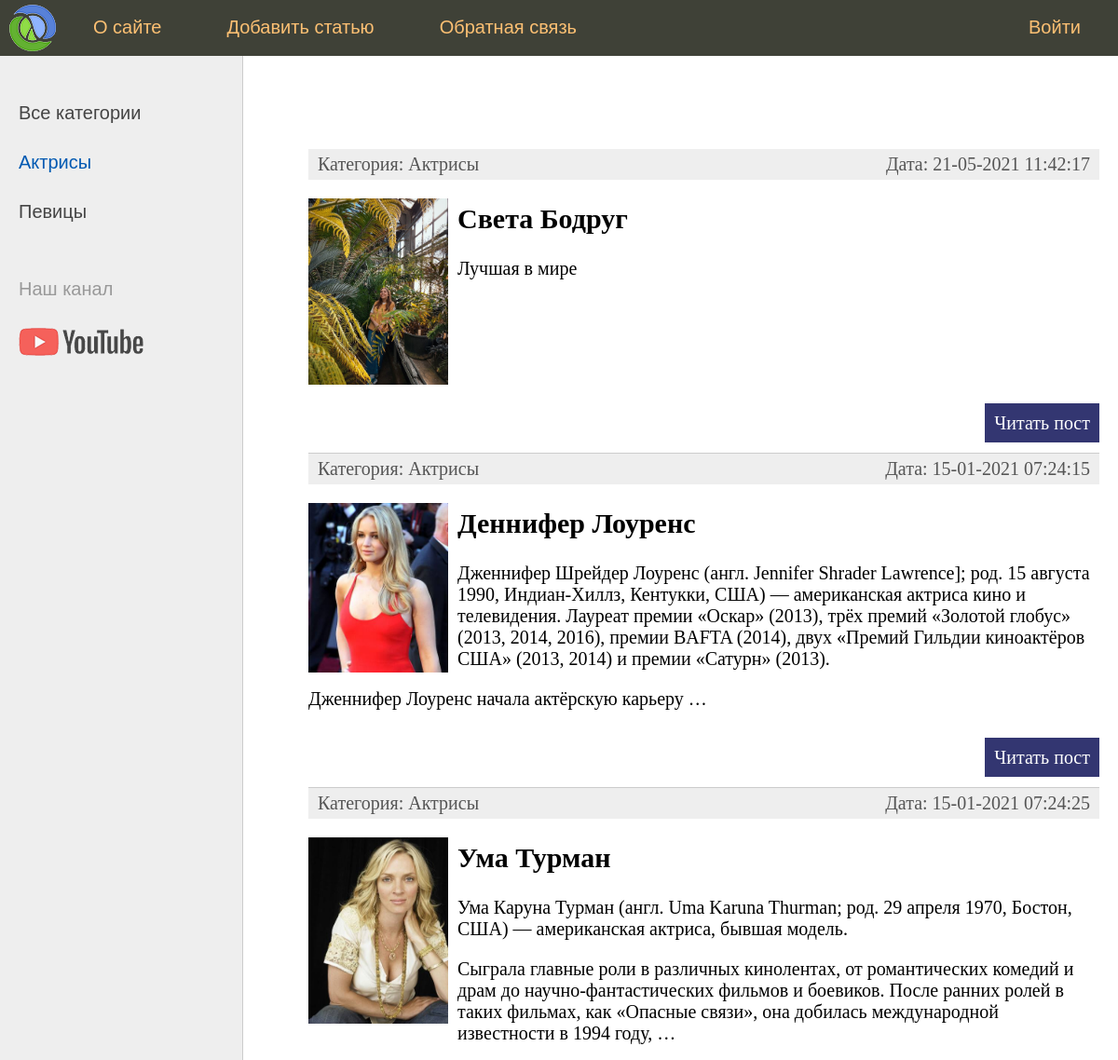
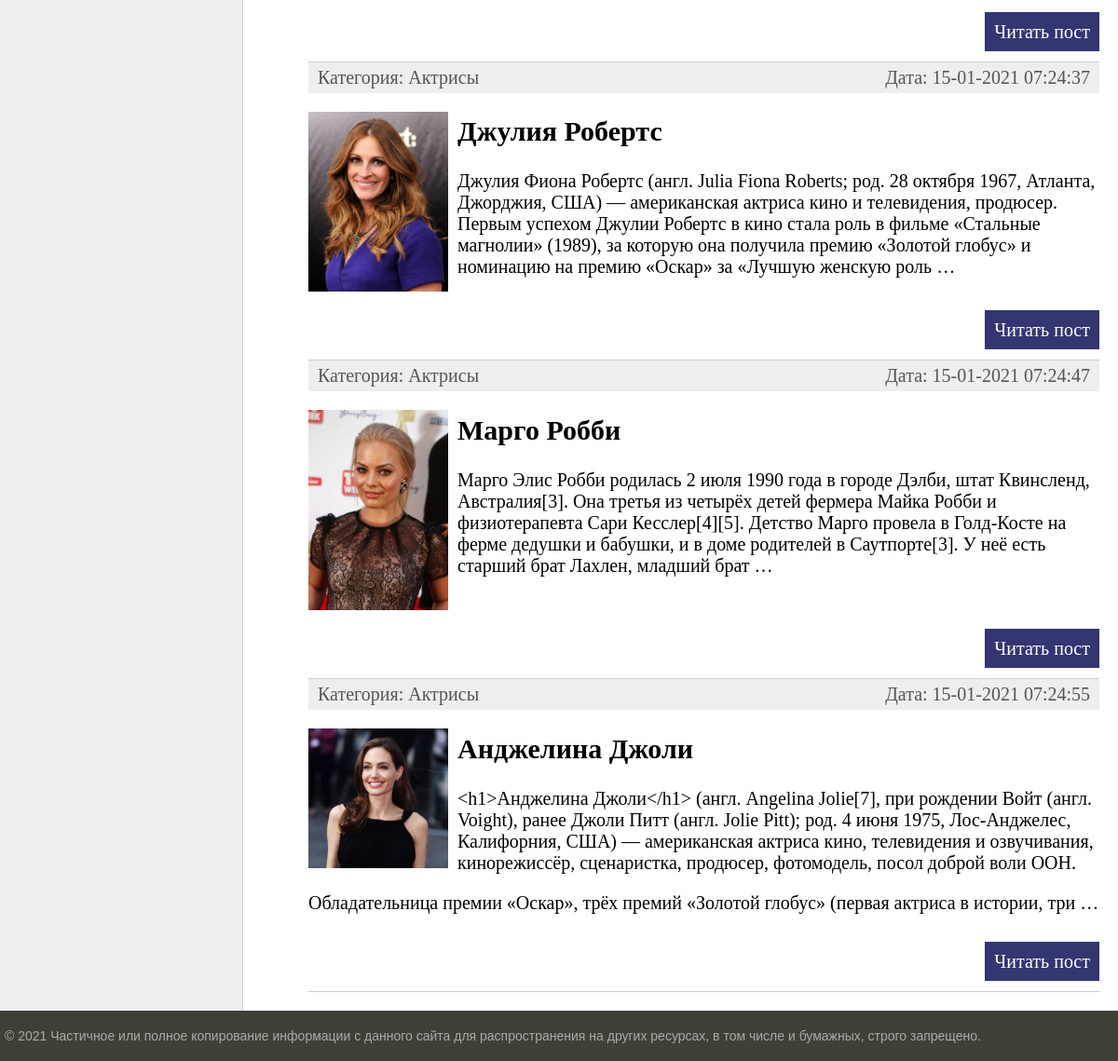
Page /category/1/ on the committed database (2 pictures, top to bottom).
### women/models.py (models this page shows, shortened)
class Category(models.Model):
    name = models.CharField(max_length=100, db_index=True, verbose_name="Категория")
    def __str__(self):
        return self.name
    def get_absolute_url(self):
        return reverse('category', kwargs={'cat_id': self.pk})
    class Meta:
        verbose_name = 'Категория'
        verbose_name_plural = 'Категории'
        ordering = ['id']

class Women(models.Model):
    title = models.CharField(max_length=255, verbose_name="Заголовок")
    content = models.TextField(blank=True, verbose_name="Текст статьи")
    photo = models.ImageField(upload_to="photos/%Y/%m/%d/", verbose_name="Фото")
    time_create = models.DateTimeField(auto_now_add=True, verbose_name="Время создания")
    time_update = models.DateTimeField(auto_now=True, verbose_name="Время изменения")
    is_published = models.BooleanField(default=True, verbose_name="Публикация")
    cat = models.ForeignKey('Category', on_delete=models.PROTECT, null=True, verbose_name="Категории")
    def get_absolute_url(self):
        return reverse('post', kwargs={'post_id': self.pk})
    class Meta:
        verbose_name = 'Известные женщины'
        verbose_name_plural = 'Известные женщины'
        ordering = ['-time_create', 'title']

### women/views.py (the view)
# urls.py: path('category/<int:cat_id>/', show_category, name='category'),
def show_category(request, cat_id):
    posts = Women.objects.filter(cat_id=cat_id)
    if len(posts) == 0:
        raise Http404()
    context = {
        'posts': posts,
        'menu': menu,
        'title': 'Отображение по рубрикам',
        'cat_selected': cat_id,
    }
    return render(request, 'women/index.html', context=context)

### women/templatetags/women_tags.py (called while the page is built)
@register.inclusion_tag('women/list_categories.html')
def show_categories(sort=None, cat_selected=0):
    if not sort:
        cats = Category.objects.all()
    else:
        cats = Category.objects.order_by(sort)
    return {'cats': cats, 'cat_selected': cat_selected}

### women/templates/women/index.html (shortened to what this page needs)
{% extends 'women/base.html' %}
{% block content %}
<ul class="list-articles">
	{% for p in posts %}
			<li><div class="article-panel">
	<p class="first">Категория: {{p.cat}}</p>
	<p class="last">Дата: {{p.time_update|date:"d-m-Y H:i:s"}}</p>
</div>
{% if p.photo %}
	<p><img class="img-article-left thumb" src="{{p.photo.url}}"></p>
{% endif %}
				<h2>{{p.title}}</h2>
	{% autoescape on %}
	{{p.content|linebreaks|truncatewords:50}}
	{% endautoescape %}
			<p class="link-read-post"><a href="{{ p.get_absolute_url }}">Читать пост</a></p>
			</li>
	{% endfor %}
</ul>
{% endblock %}

### women/templates/women/list_categories.html
{% for c in cats %}
	{% if c.pk == cat_selected %}
		<li class="selected">{{c.name}}</li>
	{% else %}
		<li><a href="{{ c.get_absolute_url }}">{{c.name}}</a></li>
	{% endif %}
{% endfor %}

### women/static/women/css/styles.css (style rules this page uses)
html, body { font-family: 'Arial'; margin: 0; padding: 0; height: 100%; width: 100%; color: #444; }
a { color: #0059b2; text-decoration: none; }
img { max-width: 600px; height: auto; }
img.img-article-left { max-width: 300px; height: auto; float: left; padding: 0 10px 10px 0; }
img.img-article-left.thumb { max-width: 150px; height: auto; }
p.link-read-post { text-align: right; }
p.link-read-post a { padding: 10px; min-width: 100px; background: #333671; color: #fff; text-decoration: none; }
div.article-panel { background: #eee; padding: 5px 10px 5px 10px; box-sizing border-box; overflow: hidden; color: #555; }
div.article-panel p.first { margin: 0; float: left; }
div.article-panel p.last { margin: 0; float: right; }
ul.list-articles { list-style: none; margin: 0; padding: 0; }
ul.list-articles li { border-bottom: 1px solid #ccc; }
.left-chapters ul li { margin: 30px 0 0 0; color: #999; }
.left-chapters ul li.selected { color: #0059b2; }
.left-chapters ul li a { color: #444; text-decoration: none; }

### rows in the picture
Category: name "Актрисы"
Category: name "Певицы"
Women: cat "Актрисы", time_update "21-05-2021 11:42:17", photo (picture), title "Света Бодруг", content "Лучшая в мире"
Women: cat "Актрисы", time_update "15-01-2021 07:24:15", photo (picture), title "Деннифер Лоуренс", content "Дженнифер Шрейдер Лоуренс (англ. Jennifer Shrader Lawrence]; род. 15 августа 1990, Индиан-Хиллз, Кентукки, США) — американская актриса кино и телевидения. Лауреат премии «Оскар» (2013), трёх премий «Золотой глобус» (2013, 2014, 2016), премии BAFTA (2014), двух «Премий Гильдии киноактёров США» (2013, 2014) и премии «Сатурн» (2013). Дженнифер Лоуренс начала актёрскую карьеру …"
Women: cat "Актрисы", time_update "15-01-2021 07:24:25", photo (picture), title "Ума Турман", content "Ума Каруна Турман (англ. Uma Karuna Thurman; род. 29 апреля 1970, Бостон, США) — американская актриса, бывшая модель. Сыграла главные роли в различных кинолентах, от романтических комедий и драм до научно-фантастических фильмов и боевиков. После ранних ролей в таких фильмах, как «Опасные связи», она добилась международной известности в 1994 году, …"
Women: cat "Актрисы", time_update "15-01-2021 07:24:37", photo (picture), title "Джулия Робертс", content "Джулия Фиона Робертс (англ. Julia Fiona Roberts; род. 28 октября 1967, Атланта, Джорджия, США) — американская актриса кино и телевидения, продюсер. Первым успехом Джулии Робертс в кино стала роль в фильме «Стальные магнолии» (1989), за которую она получила премию «Золотой глобус» и номинацию на премию «Оскар» за «Лучшую женскую роль …"
Women: cat "Актрисы", time_update "15-01-2021 07:24:47", photo (picture), title "Марго Робби", content "Марго Элис Робби родилась 2 июля 1990 года в городе Дэлби, штат Квинсленд, Австралия[3]. Она третья из четырёх детей фермера Майка Робби и физиотерапевта Сари Кесслер[4][5]. Детство Марго провела в Голд-Косте на ферме дедушки и бабушки, и в доме родителей в Саутпорте[3]. У неё есть старший брат Лахлен, младший брат …"
Women: cat "Актрисы", time_update "15-01-2021 07:24:55", photo (picture), title "Анджелина Джоли", content "<h1>Анджелина Джоли</h1> (англ. Angelina Jolie[7], при рождении Войт (англ. Voight), ранее Джоли Питт (англ. Jolie Pitt); род. 4 июня 1975, Лос-Анджелес, Калифорния, США) — американская актриса кино, телевидения и озвучивания, кинорежиссёр, сценаристка, продюсер, фотомодель, посол доброй воли ООН. Обладательница премии «Оскар», трёх премий «Золотой глобус» (первая актриса в истории, три …"

### other values in the picture
{{ m.title }} "О сайте" "Добавить статью" "Обратная связь"
{{ m.title }} "Войти"
